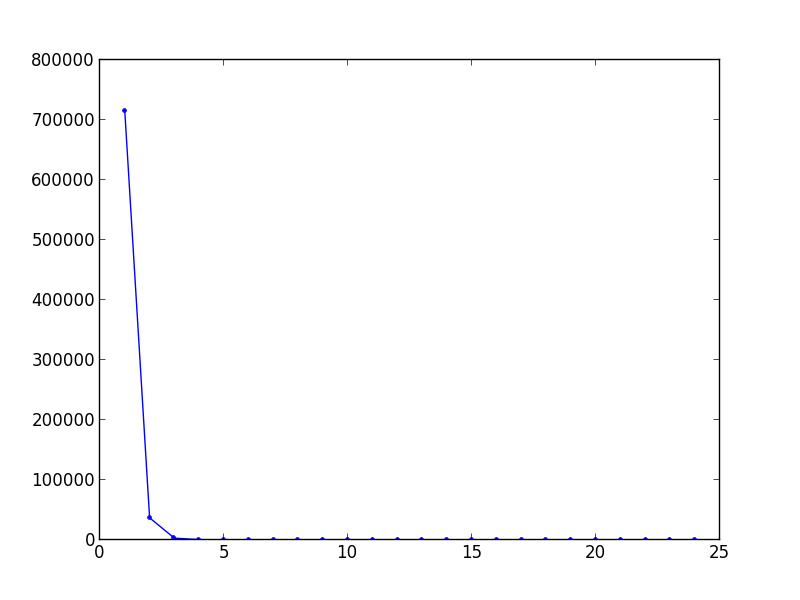

Recreate this plot in Python.
import matplotlib
matplotlib.use('Agg')

__author__ = 'lenk'

from pylab import *

ACGT = {'A', 'C', 'G', 'T'}
dictionary = dict(A=0, C=1, G=2, T=3)
currentIREF = 0
currentIREAD = 0

def readM(tempCount):
    global currentIREF
    global currentIREAD
    currentIREF += tempCount
    currentIREAD += tempCount

def readI(tempCount):
    global currentIREF
    global currentIREAD
    currentIREAD += tempCount

def readD(tempCount):
    global currentIREF
    global currentIREAD
    currentIREF += tempCount

def readS(tempCount):
    global currentIREF
    global currentIREAD
    currentIREAD += tempCount

def readH():
    global currentIREF
    global currentIREAD

def readEqual(tempCount):
    global currentIREF
    global currentIREAD
    currentIREAD += tempCount
    currentIREF += tempCount

def readX(tempCount):
    global currentIREF
    global currentIREAD
    currentIREAD += tempCount
    currentIREF += tempCount

def readN(tempCount):
    global currentIREF
    global currentIREAD
    currentIREF += tempCount

def readP(tempCount):
    global currentIREF
    global currentIREAD
    currentIREAD += tempCount
    currentIREF += tempCount

def freq():
    global currentIREF
    global currentIREAD

    number = {'0', '1', '2', '3', '4', '5', '6', '7', '8', '9'}
    with open('test.sam', 'r') as f1:
        a, b, c = f1.readline().split()
        L = int(c[3:])
        minlenID = L
        maxlenID = 0
        y = []
        for i in range(L):
            y.append(0)

        while True:
            inputLine = []
            inputLine.extend(f1.readline().split('\t'))
            if inputLine[0] == '\n' or inputLine[0] == '':
                break

            cigar = str(inputLine[5][:])

            currentIREAD = 0
            currentIREF = 0
            i = 0
            while i < len(cigar):
                tempCount = ''
                while cigar[i] in number:
                    tempCount += cigar[i]
                    i += 1
                if tempCount != '' and tempCount != '0':
                    tempCount = int(tempCount)

                    if cigar[i] == 'M':
                        readM(tempCount)
                    if cigar[i] == 'I':
                        readI(tempCount)
                        y[tempCount] += 1
                        if minlenID > tempCount:
                            minlenID = tempCount
                        if maxlenID < tempCount:
                            maxlenID = tempCount
                    if cigar[i] == 'D':
                        readD(tempCount)
                        y[tempCount] += 1
                        if minlenID > tempCount:
                            minlenID = tempCount
                        if maxlenID < tempCount:
                            maxlenID = tempCount
                    if cigar[i] == 'S':
                        readS(tempCount)
                    if cigar[i] == 'H':
                        readH()
                    if cigar[i] == '=':
                        readEqual(tempCount)
                    if cigar[i] == 'X':
                        readX(tempCount)
                    if cigar[i] == 'N':
                        readN(tempCount)
                    if cigar[i] == 'P':
                        readP(tempCount)
                i += 1
    f1.close()

    plot(range(minlenID, maxlenID + 1), y[minlenID:maxlenID + 1], marker='.', linestyle='-', color='b')
    savefig('lenIndels.png')

freq()
